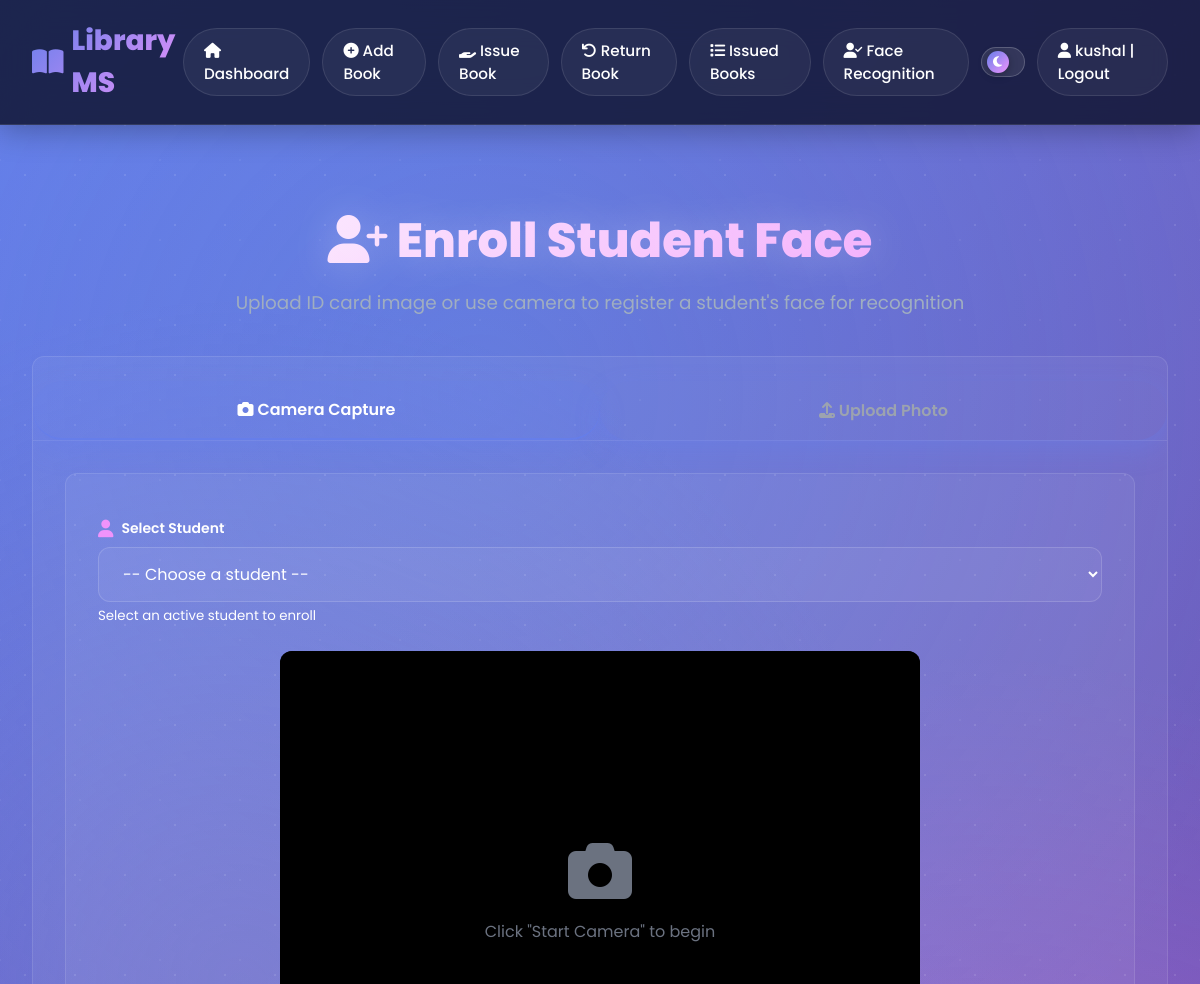
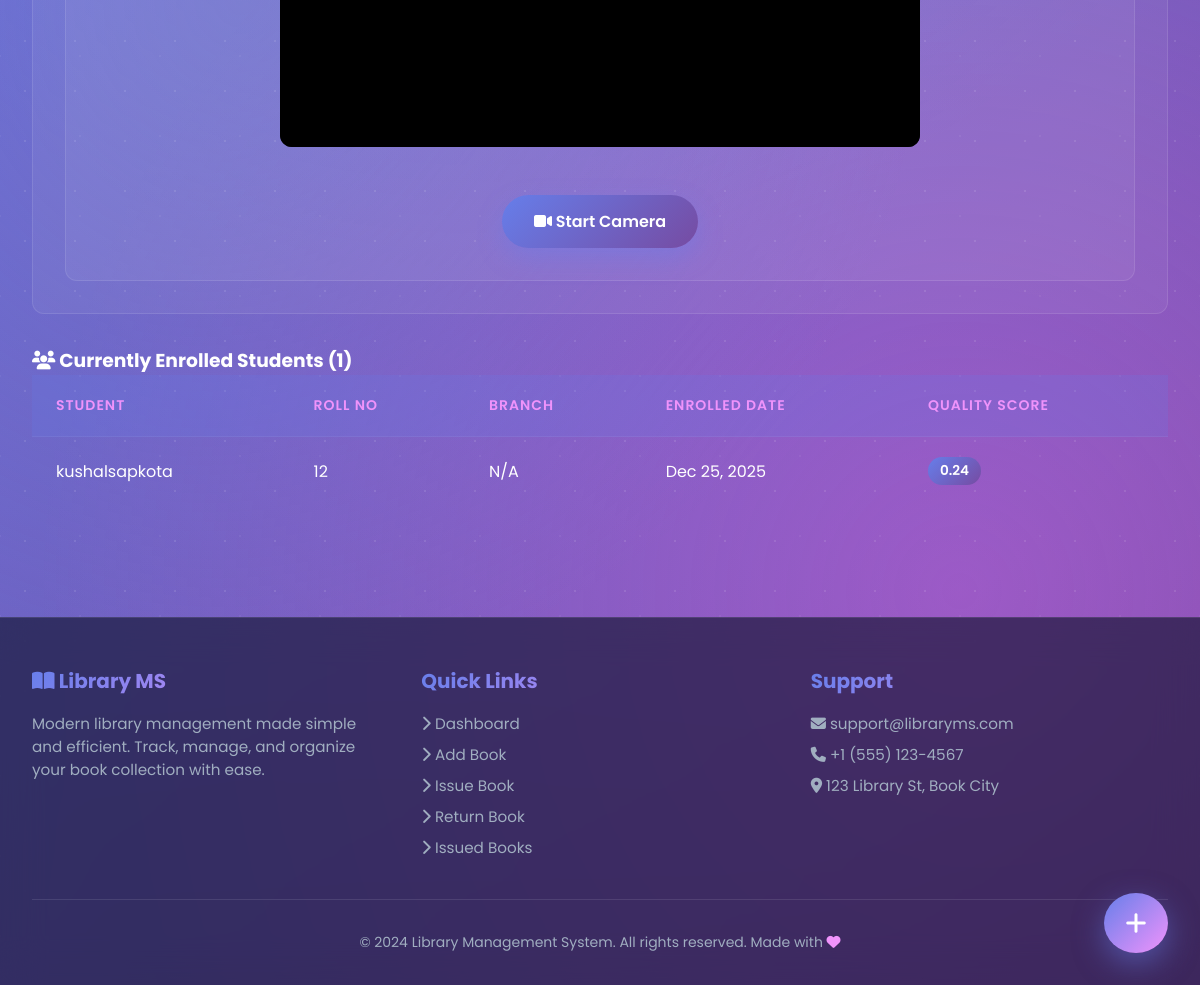
The page /face/enroll/ (signed in) on the database its author committed (2 pictures, top to bottom).
### idchartrecognation/models.py (models this page shows, shortened)
class FaceEncoding(models.Model):
    student = models.OneToOneField(Student, on_delete=models.CASCADE, related_name='face_encoding')
    encoding_data = models.BinaryField(help_text='128-dimensional face encoding vector')
    confidence_score = models.FloatField(
        help_text='Quality score of the face encoding (0-1)',
        default=0.0
    )
    enrolled_at = models.DateTimeField(auto_now_add=True)
    updated_at = models.DateTimeField(auto_now=True)
    is_active = models.BooleanField(
        default=True,
        help_text='Active encodings are used for recognition'
    )
    id_card = models.ForeignKey(
        IDCard,
        on_delete=models.SET_NULL,
        null=True,
        blank=True,
        related_name='face_encodings',
        help_text='Source ID card for this encoding'
    )
    class Meta:
        ordering = ['-enrolled_at']
        verbose_name = "Face Encoding"
        verbose_name_plural = "Face Encodings"
        indexes = [
            models.Index(fields=['student', 'is_active']),
        ]

### home/models.py (models this page shows, shortened)
class Student(models.Model):
    MAX_BOOKS_ALLOWED = 5  # Maximum books a student can issue at once
    user = models.OneToOneField(User, on_delete=models.CASCADE)
    classroom = models.CharField(max_length=10, blank=True, default='N/A')
    branch = models.CharField(max_length=10, blank=True, default='N/A')
    roll_no = models.CharField(max_length=3, blank=True)
    phone = models.CharField(
        max_length=10,
        blank=True,
        validators=[RegexValidator(
            regex=r'^\d{10}$',
            message='Phone number must be exactly 10 digits'
        )]
    )
    image = models.ImageField(upload_to="student_images/", blank=True)
    date_joined = models.DateTimeField(auto_now_add=True)
    is_active = models.BooleanField(default=True)
    class Meta:
        ordering = ['user__username']

### idchartrecognation/views.py (the view)
# urls.py: path('enroll/', views.enroll_face, name='enroll_face'),
@login_required
def enroll_face(request):
    if request.method == 'POST':
        if 'image_data' in request.POST and request.POST.get('image_data'):
            webcam_form = WebcamCaptureForm(request.POST)
            if webcam_form.is_valid():
                student_id = request.POST.get('student')
                if not student_id:
                    messages.error(request, 'Please select a student first.')
                    return redirect('idchartrecognation:enroll_face')
                try:
                    student = Student.objects.get(id=student_id)
                except Student.DoesNotExist:
                    messages.error(request, 'Invalid student selected.')
                    return redirect('idchartrecognation:enroll_face')
                image_data = webcam_form.cleaned_data['image_data']
                format, imgstr = image_data.split(';base64,')
                ext = format.split('/')[-1]
                image_file = ContentFile(
                    base64.b64decode(imgstr),
                    name=f'id_card_{student.user.username}_{timezone.now().timestamp()}.{ext}'
                )
                id_card = IDCard(student=student, status='pending')
                id_card.image.save(image_file.name, image_file, save=True)
                process_enrollment(request, id_card)
                return redirect('idchartrecognation:dashboard' if id_card.status == 'processed' else 'idchartrecognation:enroll_face')
        else:
            form = IDCardUploadForm(request.POST, request.FILES)
            if form.is_valid():
                id_card = form.save(commit=False)
                id_card.status = 'pending'
                id_card.save()
                process_enrollment(request, id_card)
                return redirect('idchartrecognation:dashboard' if id_card.status == 'processed' else 'idchartrecognation:enroll_face')
    else:
        form = IDCardUploadForm()
    webcam_form = WebcamCaptureForm()
    enrolled_students = FaceEncoding.objects.filter(
        is_active=True
    ).select_related('student__user').order_by('-enrolled_at')
    context = {
        'form': form,
        'webcam_form': webcam_form,
        'enrolled_students': enrolled_students,
    }
    return render(request, 'idchartrecognation/enroll.html', context)

### idchartrecognation/forms.py (shortened to what this page needs)
class IDCardUploadForm(forms.ModelForm):
    class Meta:
        model = IDCard
        fields = ['student', 'image']
        widgets = {
            'student': forms.Select(attrs={
                'class': 'form-control',
                'required': True
            }),
            'image': forms.FileInput(attrs={
                'class': 'form-control',
                'accept': 'image/*',
                'required': True
            })
        }
        help_texts = {
            'image': 'Upload ID card with clear, front-facing photo (JPG, PNG). Max 5MB.'
        }
    def __init__(self, *args, **kwargs):
        super().__init__(*args, **kwargs)
        self.fields['student'].queryset = Student.objects.filter(
            is_active=True
        ).select_related('user')
        self.fields['student'].label_from_instance = lambda obj: f"{obj.user.get_full_name() or obj.user.username} - {obj.roll_no}"

class WebcamCaptureForm(forms.Form):
    image_data = forms.CharField(
        widget=forms.HiddenInput(),
        required=True
    )

### idchartrecognation/templates/idchartrecognation/enroll.html (shortened to what this page needs)
{% extends 'base.html' %}
{% block content %}
<div class="page-header">
    <h1><i class="fas fa-user-plus"></i> Enroll Student Face</h1>
    <p>Upload ID card image or use camera to register a student's face for recognition</p>
</div>
<div class="enrollment-tabs">
    <div class="tab-buttons">
        <button class="tab-button active" onclick="switchTab('camera')">
            <i class="fas fa-camera"></i> Camera Capture
        </button>
        <button class="tab-button" onclick="switchTab('upload')">
            <i class="fas fa-upload"></i> Upload Photo
        </button>
    </div>
    <div id="cameraTab" class="tab-content active">
        <div class="form-card">
            <div class="form-group">
                <label for="student_select_camera">
                    <i class="fas fa-user"></i> Select Student
                </label>
                <select id="student_select_camera" class="form-control" required>
                    <option value="">-- Choose a student --</option>
                </select>
                <small class="help-text">Select an active student to enroll</small>
            </div>
            <div class="webcam-container">
                <video id="webcam" autoplay playsinline></video>
                <div id="webcamPlaceholder" class="webcam-placeholder">
                    <i class="fas fa-camera"></i>
                    <p>Click "Start Camera" to begin</p>
                </div>
            </div>
            <div class="webcam-controls">
                <button id="startCamera" class="btn btn-primary" onclick="startWebcam()">
                    <i class="fas fa-video"></i> Start Camera
                </button>
            </div>
        </div>
    </div>
</div>
{% if enrolled_students %}
<div class="section-card">
    <h3><i class="fas fa-users"></i> Currently Enrolled Students ({{ enrolled_students.count }})</h3>
    <div class="table-responsive">
        <table class="data-table">
            <thead>
                <tr>
                    <th>Student</th>
                    <th>Roll No</th>
                    <th>Branch</th>
                    <th>Enrolled Date</th>
                    <th>Quality Score</th>
                </tr>
            </thead>
            <tbody>
                {% for enrollment in enrolled_students %}
                <tr>
                    <td>{{ enrollment.student.user.get_full_name|default:enrollment.student.user.username }}</td>
                    <td>{{ enrollment.student.roll_no }}</td>
                    <td>{{ enrollment.student.branch }}</td>
                    <td>{{ enrollment.enrolled_at|date:"M d, Y" }}</td>
                    <td>
                        <div class="quality-badge">{{ enrollment.confidence_score|floatformat:2 }}</div>
                    </td>
                </tr>
                {% endfor %}
            </tbody>
        </table>
    </div>
</div>
{% endif %}
{% endblock %}

### home/templates/base.html (shortened to what this page needs)
{% load static %}
<!DOCTYPE html>
<html lang="en">
<head>
    <link rel="stylesheet" href="{% static 'user/style.css' %}">
    <link rel="stylesheet" href="https://cdnjs.cloudflare.com/ajax/libs/font-awesome/6.4.0/css/all.min.css">
</head>
<body>
    <nav class="navbar">
        <a href="{% url 'index' %}" class="navbar-brand">
            <i class="fas fa-book-open"></i> Library MS
        </a>
        <div class="nav-links">
            <a href="{% url 'index' %}">
                <i class="fas fa-home"></i> Dashboard
            </a>
            <a href="{% url 'add_book' %}">
                <i class="fas fa-plus-circle"></i> Add Book
            </a>
            <a href="{% url 'issue_book' %}">
                <i class="fas fa-hand-holding"></i> Issue Book
            </a>
            <a href="{% url 'return_book' %}">
                <i class="fas fa-undo"></i> Return Book
            </a>
            <a href="{% url 'view_issued_books' %}">
                <i class="fas fa-list"></i> Issued Books
            </a>
            <a href="{% url 'idchartrecognation:dashboard' %}">
                <i class="fas fa-user-check"></i> Face Recognition
            </a>
            <div class="theme-toggle" onclick="toggleTheme()" title="Toggle Dark/Light Mode">
                <div class="theme-toggle-slider">
                    <i class="fas fa-moon"></i>
                </div>
            </div>
            {% if user.is_authenticated %}
            <a href="{% url 'logout' %}" style="margin-left: auto;">
                <i class="fas fa-user"></i> {{ user.username }} | Logout
            </a>
            {% endif %}
        </div>
    </nav>
    <div class="container">
        {% block content %}
        {% endblock %}
    </div>
    <footer class="site-footer">
        <div class="footer-content">
            <div class="footer-section">
                <h3><i class="fas fa-book-open"></i> Library MS</h3>
                <p>Modern library management made simple and efficient. Track, manage, and organize your book collection with ease.</p>
            </div>
            <div class="footer-section">
                <h3>Quick Links</h3>
                <a href="{% url 'index' %}"><i class="fas fa-chevron-right"></i> Dashboard</a>
                <a href="{% url 'add_book' %}"><i class="fas fa-chevron-right"></i> Add Book</a>
                <a href="{% url 'issue_book' %}"><i class="fas fa-chevron-right"></i> Issue Book</a>
                <a href="{% url 'return_book' %}"><i class="fas fa-chevron-right"></i> Return Book</a>
                <a href="{% url 'view_issued_books' %}"><i class="fas fa-chevron-right"></i> Issued Books</a>
            </div>
            <div class="footer-section">
                <h3>Support</h3>
                <p><i class="fas fa-envelope"></i> support@libraryms.com</p>
                <p><i class="fas fa-phone"></i> +1 (555) 123-4567</p>
                <p><i class="fas fa-map-marker-alt"></i> 123 Library St, Book City</p>
            </div>
        </div>
        <div class="footer-bottom">
            <p>&copy; 2024 Library Management System. All rights reserved. Made with <i class="fas fa-heart" style="color: #f093fb;"></i></p>
        </div>
    </footer>
    <div class="fab-container" id="fabContainer">
        <button class="fab-main ripple" onclick="toggleFAB()" title="Quick Actions">
            <i class="fas fa-plus"></i>
        </button>
    </div>
</body>
</html>

### idchartrecognation/templates/idchartrecognation/enroll.html (style rules this page uses)
.enrollment-tabs { background: rgba(255, 255, 255, 0.05); border-radius: 12px; border: 1px solid rgba(255, 255, 255, 0.1); overflow: hidden; margin-bottom: 2rem; }
.tab-buttons { display: flex; border-bottom: 1px solid rgba(255, 255, 255, 0.1); }
.tab-button { flex: 1; padding: 1rem; background: transparent; border: none; color: #9ca3af; cursor: pointer; transition: all 0.3s; font-size: 1rem; }
.tab-button.active { background: rgba(102, 126, 234, 0.2); color: white; border-bottom: 2px solid #667eea; }
.tab-content { display: none; padding: 2rem; }
.tab-content.active { display: block; }
.webcam-container { position: relative; width: 100%; max-width: 640px; margin: 0 auto 1.5rem; background: #000; border-radius: 12px; overflow: hidden; aspect-ratio: 4/3; }
#webcam { width: 100%; height: 100%; object-fit: cover; }
.webcam-placeholder { position: absolute; top: 0; left: 0; width: 100%; height: 100%; display: flex; flex-direction: column; align-items: center; justify-content: center; background: rgba(0, 0, 0, 0.8); color: #6b7280; }
.webcam-placeholder i { font-size: 4rem; margin-bottom: 1rem; }
.webcam-controls { display: flex; justify-content: center; gap: 1rem; flex-wrap: wrap; margin-top: 1rem; }
.form-card { background: rgba(255, 255, 255, 0.05); border-radius: 12px; padding: 2rem; border: 1px solid rgba(255, 255, 255, 0.1); }
.quality-badge { display: inline-block; padding: 0.25rem 0.75rem; background: linear-gradient(135deg, #667eea 0%, #764ba2 100%); border-radius: 20px; font-size: 0.85rem; font-weight: 600; }

### rows shown on the page
FaceEncoding: student.user.get_full_name "kushalsapkota", student.roll_no "12", student.branch "N/A", enrolled_at "Dec 25, 2025", confidence_score "0.24"

### other values the page prints
{{ user.username }} "kushal"
{{ enrolled_students.count }} "1"
